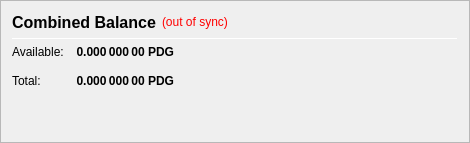
                   <widget class="QFrame" name="frame_CombinedBalances">
                    <property name="minimumSize">
                     <size>
                      <width>470</width>
                      <height>0</height>
                     </size>
                    </property>
                    <property name="frameShape">
                     <enum>QFrame::StyledPanel</enum>
                    </property>
                    <property name="frameShadow">
                     <enum>QFrame::Raised</enum>
                    </property>
                    <layout class="QVBoxLayout" name="verticalLayout_5">
                     <item>
                      <layout class="QHBoxLayout" name="horizontalLayout_5" stretch="0,0,0">
                       <item>
                        <widget class="QLabel" name="label_5z">
                         <property name="minimumSize">
                          <size>
                           <width>0</width>
                           <height>20</height>
                          </size>
                         </property>
                         <property name="font">
                          <font>
                           <pointsize>12</pointsize>
                           <weight>75</weight>
                           <bold>true</bold>
                          </font>
                         </property>
                         <property name="toolTip">
                          <string>Combined Balance (including unconfirmed and immature coins)</string>
                         </property>
                         <property name="text">
                          <string>Combined Balance</string>
                         </property>
                        </widget>
                       </item>
                       <item>
                        <widget class="QLabel" name="labelWalletStatus">
                         <property name="cursor">
                          <cursorShape>WhatsThisCursor</cursorShape>
                         </property>
                         <property name="toolTip">
                          <string>The displayed information may be out of date. Your wallet automatically synchronizes with the PDG network after a connection is established, but this process has not completed yet.</string>
                         </property>
                         <property name="styleSheet">
                          <string notr="true">QLabel { color: red; }</string>
                         </property>
                         <property name="text">
                          <string notr="true">(out of sync)</string>
                         </property>
                         <property name="alignment">
                          <set>Qt::AlignLeading|Qt::AlignLeft|Qt::AlignVCenter</set>
                         </property>
                        </widget>
                       </item>
                       <item>
                        <spacer name="horizontalSpacer_1">
                         <property name="orientation">
                          <enum>Qt::Horizontal</enum>
                         </property>
                         <property name="sizeHint" stdset="0">
                          <size>
                           <width>40</width>
                           <height>20</height>
                          </size>
                         </property>
                        </spacer>
                       </item>
                      </layout>
                     </item>
                     <item>
                      <widget class="Line" name="line_CombinedBalance">
                       <property name="minimumSize">
                        <size>
                         <width>0</width>
                         <height>1</height>
                        </size>
                       </property>
                       <property name="maximumSize">
                        <size>
                         <width>16777215</width>
                         <height>1</height>
                        </size>
                       </property>
                       <property name="orientation">
                        <enum>Qt::Horizontal</enum>
                       </property>
                      </widget>
                     </item>
                     <item>
                      <layout class="QGridLayout" name="gridLayout_3">
                       <property name="spacing">
                        <number>12</number>
                       </property>
                       <item row="1" column="0">
                        <widget class="QLabel" name="labelBalanceTextz">
                         <property name="text">
                          <string>Available:</string>
                         </property>
                        </widget>
                       </item>
                       <item row="1" column="1">
                        <widget class="QLabel" name="labelBalancez">
                         <property name="font">
                          <font>
                           <weight>75</weight>
                           <bold>true</bold>
                          </font>
                         </property>
                         <property name="cursor">
                          <cursorShape>IBeamCursor</cursorShape>
                         </property>
                         <property name="toolTip">
                          <string>Your current spendable balance</string>
                         </property>
                         <property name="text">
                          <string notr="true">0.000 000 00 PDG</string>
                         </property>
                         <property name="alignment">
                          <set>Qt::AlignRight|Qt::AlignTrailing|Qt::AlignVCenter</set>
                         </property>
                         <property name="textInteractionFlags">
                          <set>Qt::LinksAccessibleByMouse|Qt::TextSelectableByKeyboard|Qt::TextSelectableByMouse</set>
                         </property>
                        </widget>
                       </item>
                       <item row="2" column="0">
                        <widget class="QLabel" name="labelTotalTextz">
                         <property name="text">
                          <string>Total:</string>
                         </property>
                        </widget>
                       </item>
                       <item row="2" column="1">
                        <widget class="QLabel" name="labelTotalz">
                         <property name="font">
                          <font>
                           <weight>75</weight>
                           <bold>true</bold>
                          </font>
                         </property>
                         <property name="cursor">
                          <cursorShape>IBeamCursor</cursorShape>
                         </property>
                         <property name="toolTip">
                          <string>Total Balance, including all unavailable coins.</string>
                         </property>
                         <property name="text">
                          <string notr="true">0.000 000 00 PDG</string>
                         </property>
                         <property name="alignment">
                          <set>Qt::AlignRight|Qt::AlignTrailing|Qt::AlignVCenter</set>
                         </property>
                         <property name="textInteractionFlags">
                          <set>Qt::LinksAccessibleByMouse|Qt::TextSelectableByKeyboard|Qt::TextSelectableByMouse</set>
                         </property>
                        </widget>
                       </item>
                       <item row="2" column="3">
                        <spacer name="horizontalSpacer_2">
                         <property name="orientation">
                          <enum>Qt::Horizontal</enum>
                         </property>
                         <property name="sizeHint" stdset="0">
                          <size>
                           <width>40</width>
                           <height>20</height>
                          </size>
                         </property>
                        </spacer>
                       </item>
                      </layout>
                     </item>
                     <item>
                      <spacer name="verticalSpacer_1">
                       <property name="orientation">
                        <enum>Qt::Vertical</enum>
                       </property>
                       <property name="sizeHint" stdset="0">
                        <size>
                         <width>20</width>
                         <height>40</height>
                        </size>
                       </property>
                      </spacer>
                     </item>
                    </layout>
                   </widget>
